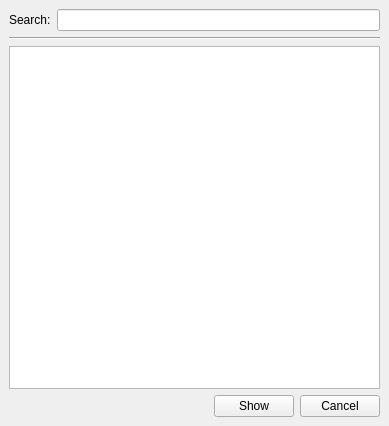
<ui version="4.0" >
 <author></author>
 <comment></comment>
 <exportmacro></exportmacro>
 <class>SearchWidget</class>
 <widget class="QWidget" name="SearchWidget" >
  <property name="geometry" >
   <rect>
    <x>0</x>
    <y>0</y>
    <width>389</width>
    <height>426</height>
   </rect>
  </property>
  <property name="windowTitle" >
   <string>Station Search</string>
  </property>
  <layout class="QVBoxLayout" >
   <property name="margin" >
    <number>9</number>
   </property>
   <property name="spacing" >
    <number>6</number>
   </property>
   <item>
    <layout class="QHBoxLayout" >
     <property name="margin" >
      <number>0</number>
     </property>
     <property name="spacing" >
      <number>6</number>
     </property>
     <item>
      <widget class="QLabel" name="label" >
       <property name="text" >
        <string>Search:</string>
       </property>
      </widget>
     </item>
     <item>
      <widget class="QLineEdit" name="lineEdit" >
       <property name="sizePolicy" >
        <sizepolicy>
         <hsizetype>7</hsizetype>
         <vsizetype>0</vsizetype>
         <horstretch>1</horstretch>
         <verstretch>0</verstretch>
        </sizepolicy>
       </property>
      </widget>
     </item>
    </layout>
   </item>
   <item>
    <widget class="Line" name="line" >
     <property name="orientation" >
      <enum>Qt::Horizontal</enum>
     </property>
    </widget>
   </item>
   <item>
    <widget class="QTableView" name="tableView" >
     <property name="alternatingRowColors" >
      <bool>true</bool>
     </property>
    </widget>
   </item>
   <item>
    <layout class="QHBoxLayout" >
     <property name="margin" >
      <number>0</number>
     </property>
     <property name="spacing" >
      <number>6</number>
     </property>
     <item>
      <spacer>
       <property name="orientation" >
        <enum>Qt::Horizontal</enum>
       </property>
       <property name="sizeHint" >
        <size>
         <width>40</width>
         <height>20</height>
        </size>
       </property>
      </spacer>
     </item>
     <item>
      <widget class="QPushButton" name="btnShow" >
       <property name="text" >
        <string>Show</string>
       </property>
      </widget>
     </item>
     <item>
      <widget class="QPushButton" name="btnCancel" >
       <property name="text" >
        <string>Cancel</string>
       </property>
      </widget>
     </item>
    </layout>
   </item>
  </layout>
 </widget>
 <pixmapfunction></pixmapfunction>
 <resources/>
 <connections/>
</ui>
